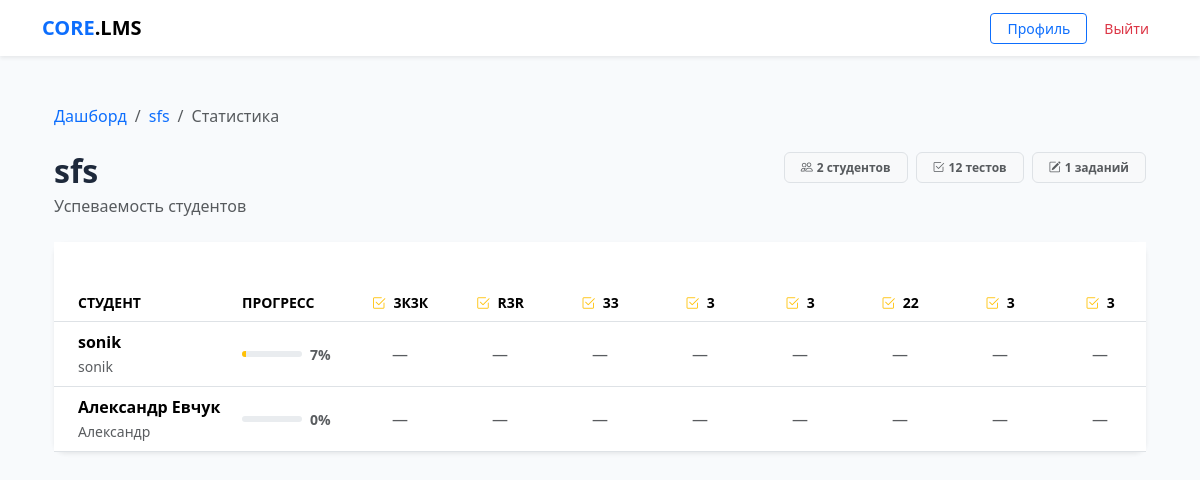
The page /stats/4/ (signed in) on the database as committed earlier.
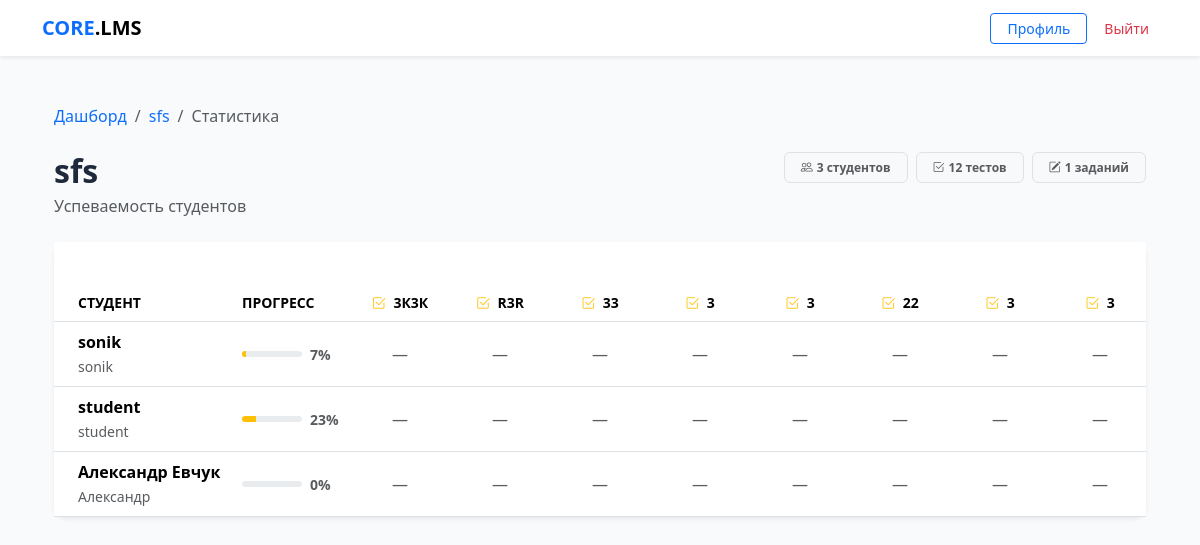
The same page on the database as committed later.
### core/models.py (models this page shows, shortened)
class Quiz(models.Model):
    course = models.ForeignKey(Course, on_delete=models.CASCADE, related_name='quizzes')
    title = models.CharField(max_length=255)
    max_attempts = models.PositiveIntegerField(
        default=0,
        help_text='0 — неограниченное количество попыток'
    )
    shuffle_questions = models.BooleanField(
        default=False,
        help_text='Перемешивать вопросы случайно для каждого студента'
    )
    time_limit_minutes = models.PositiveIntegerField(
        null=True, blank=True,
        help_text='Ограничение по времени в минутах. Пусто — без ограничений.'
    )
    available_from = models.DateTimeField(null=True, blank=True,
        help_text='Дата открытия теста. Пусто — доступен сразу.')
    available_until = models.DateTimeField(null=True, blank=True,
        help_text='Дата закрытия теста. Пусто — бессрочно.')

class CustomUser(AbstractUser):
    ROLE_CHOICES = (
        ('student', 'Студент'),
        ('teacher', 'Преподаватель'),
    )
    role = models.CharField(max_length=10, choices=ROLE_CHOICES, default='student')
    avatar = models.ImageField(upload_to='avatars/', null=True, blank=True)
    phone = models.CharField(max_length=20, null=True, blank=True)

### core/views.py (the view)
# urls.py: path('stats/<int:course_id>/', views.course_stats, name='course_stats'),
@login_required
@user_passes_test(is_teacher)
def course_stats(request, course_id):
    course = get_object_or_404(Course, id=course_id, author=request.user)
    students = CustomUser.objects.filter(
        groups__in=course.groups.all(), role='student'
    ).distinct().order_by('last_name', 'first_name')
    quizzes = Quiz.objects.filter(course=course)
    assignments = Assignment.objects.filter(
        block__course=course
    ).select_related('block')
    students_data = []
    for student in students:
        quiz_results = {}
        for quiz in quizzes:
            result = StudentResult.objects.filter(
                student=student, quiz=quiz
            ).order_by('-score').first()
            quiz_results[quiz.id] = result
        assignment_results = {}
        for assignment in assignments:
            sub = Submission.objects.filter(
                student=student, assignment=assignment
            ).first()
            assignment_results[assignment.id] = sub
        total = quizzes.count() + assignments.count()
        done = sum(1 for r in quiz_results.values() if r)
        done += sum(1 for s in assignment_results.values() if s and s.status == 'graded')
        pct = int((done / total) * 100) if total > 0 else 0
        completion = CourseCompletion.objects.filter(
            student=student, course=course).first()
        students_data.append({
            'student': student,
            'quiz_results': quiz_results,
            'assignment_results': assignment_results,
            'pct': pct,
            'done': done,
            'total': total,
            'completed': completion,
        })
    return render(request, 'core/course_stats.html', {
        'course': course,
        'students_data': students_data,
        'quizzes': quizzes,
        'assignments': assignments,
    })

### core/templatetags/core_extras.py (called while the page is built)
@register.filter
def lookup(d, key):
    if isinstance(d, dict):
        return d.get(key)
    return None

### core/views.py (called while the page is built)
def is_teacher(user):
    return user.is_authenticated and user.role == 'teacher'

### core/templates/core/course_stats.html (shortened to what the changed rows need)
{% extends "core/base.html" %}
{% load core_extras %}
{% block content %}
<div class="container py-4">
    <div class="d-flex justify-content-between align-items-start mb-4">
        <div>
            <h2 class="fw-bold mb-1">{{ course.title }}</h2>
        </div>
        <div class="d-flex gap-2">
            <span class="badge bg-light text-muted border px-3 py-2">
                <i class="bi bi-people me-1"></i>{{ students_data|length }} студентов
            </span>
            <span class="badge bg-light text-muted border px-3 py-2">
                <i class="bi bi-check2-square me-1"></i>{{ quizzes|length }} тестов
            </span>
            <span class="badge bg-light text-muted border px-3 py-2">
                <i class="bi bi-pencil-square me-1"></i>{{ assignments|length }} заданий
            </span>
        </div>
    </div>
    {% if students_data %}
    <div class="card border-0 shadow-sm">
        <div class="table-responsive">
            <table class="table align-middle mb-0" id="statsTable">
                <thead class="bg-light">
                    <tr class="small text-uppercase text-muted">
                        <th class="ps-4" style="min-width:180px;">Студент</th>
                        <th style="min-width:100px;">Прогресс</th>
                        {% for quiz in quizzes %}
                        <th class="text-center" style="min-width:100px;"
                            title="{{ quiz.title }}">
                            <i class="bi bi-check2-square text-warning me-1"></i>
                            {{ quiz.title|truncatechars:15 }}
                        </th>
                        {% endfor %}
                    </tr>
                </thead>
                <tbody>
                    {% for row in students_data %}
                    <tr class="{% if row.completed %}table-success-subtle{% endif %}">
                        <td class="ps-4">
                            <div class="fw-semibold">
                                {{ row.student.get_full_name|default:row.student.username }}
                            </div>
                            <small class="text-muted">{{ row.student.username }}</small>
                        </td>
                        <td>
                            <div class="d-flex align-items-center gap-2">
                                <div class="progress flex-grow-1" style="height:6px;min-width:60px;">
                                    <div class="progress-bar
                                        {% if row.pct == 100 %}bg-success
                                        {% elif row.pct >= 50 %}bg-primary
                                        {% else %}bg-warning{% endif %}"
                                         style="width:{{ row.pct }}%;"></div>
                                </div>
                                <small class="text-muted fw-semibold" style="min-width:32px;">
                                    {{ row.pct }}%
                                </small>
                            </div>
                        </td>
                        {% for quiz in quizzes %}
                        {% with result=row.quiz_results|lookup:quiz.id %}
                        <td class="text-center">
                            {% if result %}
                                <span class="badge bg-success-subtle text-success border border-success-subtle px-2">
                                    {{ result.score }}/{{ result.max_score }}
                                </span>
                            {% else %}
                                <span class="text-muted">—</span>
                            {% endif %}
                        </td>
                        {% endwith %}
                        {% endfor %}
                    </tr>
                    {% endfor %}
                </tbody>
            </table>
        </div>
    </div>
    {% else %}
    <div class="text-center py-5 border rounded-4 bg-light">
        <i class="bi bi-people display-4 text-muted opacity-25"></i>
        <p class="text-muted mt-3">Нет студентов с доступом к этому курсу.</p>
        <small class="text-muted">Назначьте курс группам в настройках курса.</small>
    </div>
    {% endif %}
</div>
{% endblock %}

Rows that differ between the two databases and show on the page:
added CustomUser: student.get_full_name "student", student.username "student", pct "23"
Other text that changed with them:
{{ students_data|length }}: "2" → "3"
